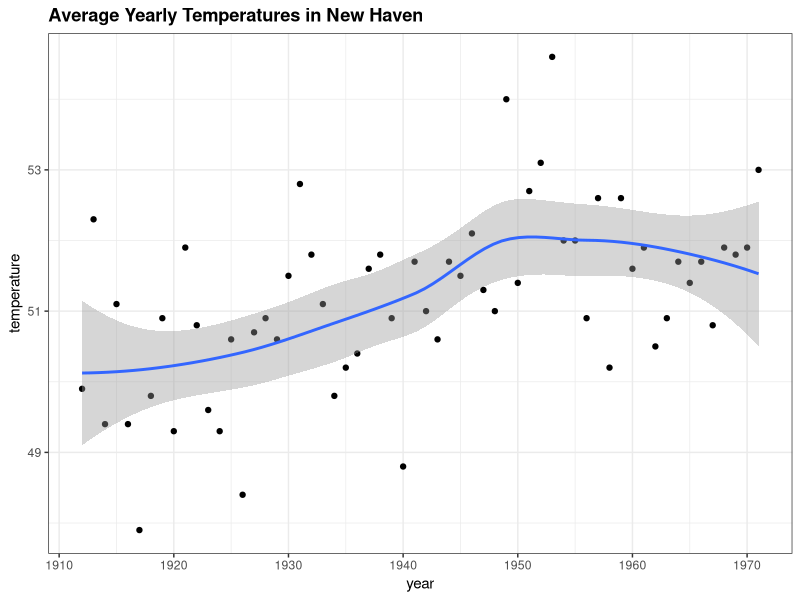
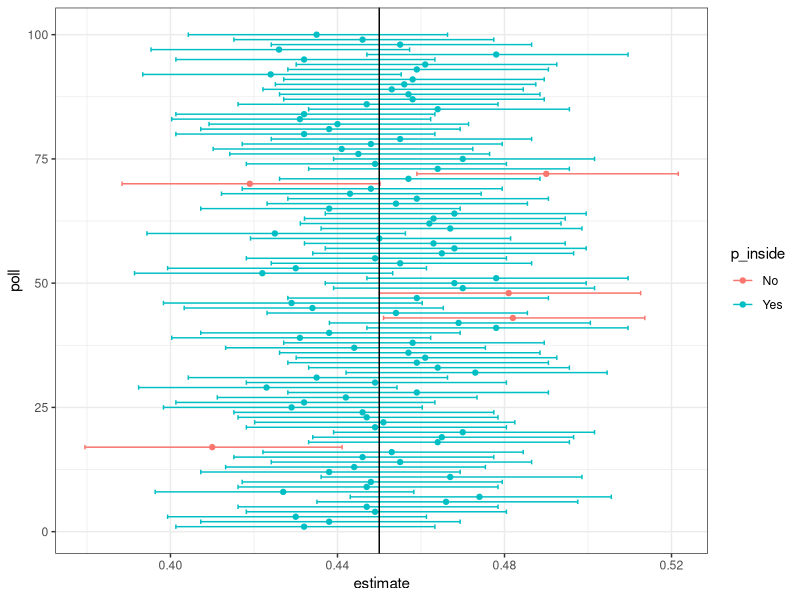

Reproduce these figures in R, in order.
## ---- chunk 1
library(tidyverse)
library(dslabs)
library(gridExtra)
library(ggthemes)
ds_theme_set()
options(digits = 3)
knitr::opts_chunk$set(
  comment = "#>",
  collapse = TRUE,
  cache = TRUE,
  out.width = "70%",
  fig.align = 'center',
  fig.width = 6,
  fig.asp = 0.618,  # 1 / phi
  fig.show = "hold"
)
img_path <- "img"
## ---- chunk 2
library(tidyverse)
data("nhtemp")
data.frame(year = as.numeric(time(nhtemp)), temperature=as.numeric(nhtemp)) |>
  ggplot(aes(year, temperature)) + 
  geom_point() + 
  geom_smooth() + 
  ggtitle("Average Yearly Temperatures in New Haven")
## ---- chunk 3
p <- 0.45
N <- 1000
## ---- chunk 4
options(digits=2)
x <- sample(c(0, 1), size = N, replace = TRUE, prob = c(1-p, p))
x_hat <- mean(x)
se_hat <- sqrt(x_hat * (1 - x_hat) / N)
c(x_hat - 2 * se_hat, x_hat + 2 * se_hat) 
## ---- chunk 5
options(digits=3)
## ---- chunk 6
pnorm(2) - pnorm(-2)
## ---- chunk 7
z <- qnorm(0.995)
z
## ---- chunk 8
pnorm(z) - pnorm(-z)
## ---- chunk 9
qnorm(0.975)
## ---- chunk 10
set.seed(1)
## ---- chunk 11
N <- 1000
B <- 10000
inside <- replicate(B, {
  x <- sample(c(0,1), size = N, replace = TRUE, prob = c(1-p, p))
  x_hat <- mean(x)
  se_hat <- sqrt(x_hat * (1 - x_hat) / N)
  between(p, x_hat - 1.96 * se_hat, x_hat + 1.96 * se_hat)
})
mean(inside)
## ---- chunk 12
set.seed(1)
tab <- replicate(100, {
  x <- sample(c(0,1), size = N, replace = TRUE, prob = c(1-p, p))
  x_hat <- mean(x)
  se_hat <- sqrt(x_hat * (1 - x_hat) / N)
  hit <- between(p, x_hat - 1.96 * se_hat, x_hat + 1.96 * se_hat)
  c(x_hat, x_hat - 1.96 * se_hat, x_hat + 2 * se_hat, hit)
})

tab <- data.frame(poll=1:ncol(tab), t(tab))
names(tab)<-c("poll", "estimate", "low", "high", "hit")
tab <- mutate(tab, p_inside = ifelse(hit, "Yes", "No") )
ggplot(tab, aes(poll, estimate, ymin=low, ymax=high, col = p_inside)) + 
  geom_point()+
  geom_errorbar() + 
  coord_flip() + 
  geom_hline(yintercept = p)
## ---- chunk 13
N <- 25
x_hat <- 0.48
x_hat  + c(-1.96, 1.96) * sqrt(x_hat * (1 - x_hat) / N)
## ---- chunk 14
N <- 100
z <- sqrt(N)*0.02/0.5
1 - (pnorm(z) - pnorm(-z))
